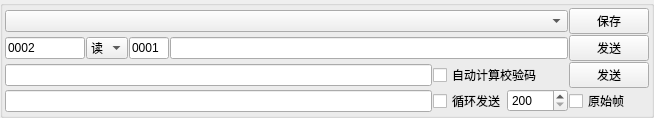
<?xml version="1.0" encoding="UTF-8"?>
<ui version="4.0">
 <class>SendGroupWidget</class>
 <widget class="QWidget" name="SendGroupWidget">
  <property name="geometry">
   <rect>
    <x>0</x>
    <y>0</y>
    <width>654</width>
    <height>98</height>
   </rect>
  </property>
  <property name="windowTitle">
   <string>Form</string>
  </property>
  <layout class="QGridLayout" name="gridLayout">
   <property name="leftMargin">
    <number>0</number>
   </property>
   <property name="topMargin">
    <number>0</number>
   </property>
   <property name="rightMargin">
    <number>0</number>
   </property>
   <property name="bottomMargin">
    <number>0</number>
   </property>
   <property name="spacing">
    <number>0</number>
   </property>
   <item row="0" column="0">
    <widget class="QGroupBox" name="groupBoxAutoSum">
     <property name="title">
      <string/>
     </property>
     <layout class="QGridLayout" name="gridLayout_2">
      <property name="leftMargin">
       <number>2</number>
      </property>
      <property name="topMargin">
       <number>2</number>
      </property>
      <property name="rightMargin">
       <number>2</number>
      </property>
      <property name="bottomMargin">
       <number>2</number>
      </property>
      <property name="spacing">
       <number>1</number>
      </property>
      <item row="1" column="13">
       <widget class="QPushButton" name="pushButtonSend">
        <property name="sizePolicy">
         <sizepolicy hsizetype="Fixed" vsizetype="Fixed">
          <horstretch>0</horstretch>
          <verstretch>0</verstretch>
         </sizepolicy>
        </property>
        <property name="text">
         <string>发送</string>
        </property>
       </widget>
      </item>
      <item row="0" column="13">
       <widget class="QPushButton" name="pushButtonSave">
        <property name="toolTip">
         <string>保存发送帧至数据库</string>
        </property>
        <property name="text">
         <string>保存</string>
        </property>
       </widget>
      </item>
      <item row="2" column="13">
       <widget class="QPushButton" name="pushButtonSendRaw">
        <property name="text">
         <string>发送</string>
        </property>
       </widget>
      </item>
      <item row="1" column="0">
       <widget class="QLineEdit" name="lineEditDest">
        <property name="maximumSize">
         <size>
          <width>80</width>
          <height>16777215</height>
         </size>
        </property>
        <property name="toolTip">
         <string>目标地址(十进制)</string>
        </property>
        <property name="text">
         <string>0002</string>
        </property>
       </widget>
      </item>
      <item row="1" column="2">
       <widget class="QLineEdit" name="lineEditDID">
        <property name="maximumSize">
         <size>
          <width>40</width>
          <height>16777215</height>
         </size>
        </property>
        <property name="toolTip">
         <string>数据标识</string>
        </property>
        <property name="text">
         <string>0001</string>
        </property>
        <property name="maxLength">
         <number>4</number>
        </property>
       </widget>
      </item>
      <item row="1" column="1">
       <widget class="QComboBox" name="comboBoxCmd">
        <property name="sizePolicy">
         <sizepolicy hsizetype="Fixed" vsizetype="Fixed">
          <horstretch>0</horstretch>
          <verstretch>0</verstretch>
         </sizepolicy>
        </property>
        <property name="toolTip">
         <string>命令字</string>
        </property>
        <item>
         <property name="text">
          <string>读</string>
         </property>
        </item>
        <item>
         <property name="text">
          <string>写</string>
         </property>
        </item>
       </widget>
      </item>
      <item row="3" column="13">
       <widget class="QCheckBox" name="checkBoxRaw">
        <property name="text">
         <string>原始帧</string>
        </property>
       </widget>
      </item>
      <item row="3" column="11">
       <widget class="QCheckBox" name="checkBoxCycle">
        <property name="text">
         <string>循环发送</string>
        </property>
       </widget>
      </item>
      <item row="2" column="0" colspan="11">
       <widget class="QLineEdit" name="lineEditRaw"/>
      </item>
      <item row="3" column="12">
       <widget class="QSpinBox" name="spinBoxCycleTime">
        <property name="minimum">
         <number>200</number>
        </property>
        <property name="maximum">
         <number>10000</number>
        </property>
       </widget>
      </item>
      <item row="2" column="11" colspan="2">
       <widget class="QCheckBox" name="checkBoxAutoSum">
        <property name="text">
         <string>自动计算校验码</string>
        </property>
       </widget>
      </item>
      <item row="1" column="3" colspan="10">
       <widget class="QLineEdit" name="lineEditData">
        <property name="toolTip">
         <string>数据域</string>
        </property>
       </widget>
      </item>
      <item row="0" column="0" colspan="13">
       <widget class="QComboBox" name="comboBoxTips">
        <property name="toolTip">
         <string>命令描述</string>
        </property>
       </widget>
      </item>
      <item row="3" column="0" colspan="11">
       <widget class="QLineEdit" name="lineEditReturn">
        <property name="toolTip">
         <string>返回数据</string>
        </property>
       </widget>
      </item>
     </layout>
    </widget>
   </item>
  </layout>
 </widget>
 <resources/>
 <connections/>
</ui>
